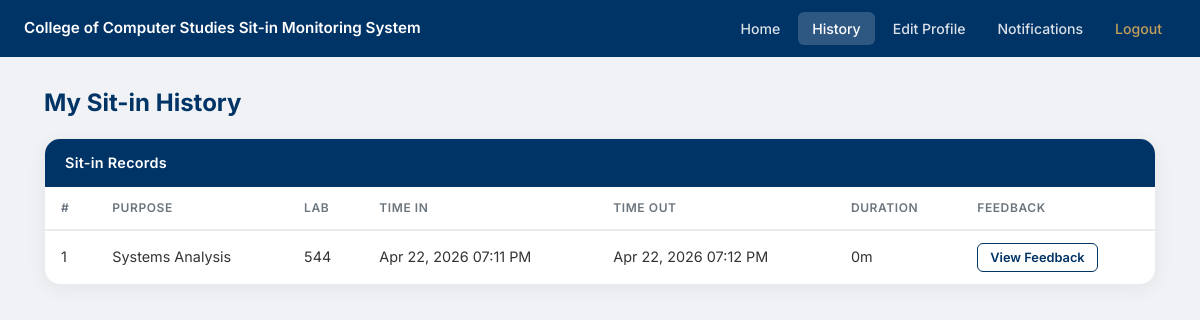
Screenshot of /user/history.php (signed in) with the database file from the repository.
### tables this page shows
CREATE TABLE `sit_in_records` (
  `id` int(11) NOT NULL,
  `student_id` int(11) NOT NULL,
  `purpose` varchar(100) NOT NULL,
  `lab` varchar(20) NOT NULL,
  `time_in` datetime DEFAULT current_timestamp(),
  `time_out` datetime DEFAULT NULL,
  `feedback` text DEFAULT NULL
);

### user/history.php (the view, shortened to what this page needs)
<?php
require_once '../includes/db.php';
$student_id = $_SESSION['student_id'];
$stmt = mysqli_prepare($conn,
    "SELECT r.id, r.purpose, r.lab, r.time_in, r.time_out, r.feedback
     FROM sit_in_records r
     WHERE r.student_id = ?
     ORDER BY r.time_in DESC"
);
mysqli_stmt_bind_param($stmt, 'i', $student_id);
mysqli_stmt_execute($stmt);
$result  = mysqli_stmt_get_result($stmt);
$records = mysqli_fetch_all($result, MYSQLI_ASSOC);
require_once '../includes/header.php';
?>
<?php require_once '../includes/navbar_user.php'; ?>
<div class="page-wrapper">
    <div class="container-fluid px-4">
        <h2 class="page-title">My Sit-in History</h2>
        <div class="card-uc">
            <div class="card-uc-header">Sit-in Records</div>
            <div class="card-uc-body p-0">
                <?php if (empty($records)): ?>
                    <div class="text-center text-muted py-5">No sit-in records found.</div>
                <?php else: ?>
                    <div class="table-responsive">
                        <table class="table-uc mb-0">
                            <thead>
                                <tr>
                                    <th>#</th>
                                    <th>Purpose</th>
                                    <th>Lab</th>
                                    <th>Time In</th>
                                    <th>Time Out</th>
                                    <th>Duration</th>
                                    <th>Feedback</th>
                                </tr>
                            </thead>
                            <tbody>
                                <?php foreach ($records as $i => $row): ?>
                                    <?php
                                        $duration = '—';
                                        if ($row['time_out']) {
                                            $in   = new DateTime($row['time_in']);
                                            $out  = new DateTime($row['time_out']);
                                            $diff = $in->diff($out);
                                            $duration = $diff->h > 0
                                                ? $diff->h . 'h ' . $diff->i . 'm'
                                                : $diff->i . 'm';
                                        }
                                        $has_feedback  = !empty($row['feedback']);
                                        $session_ended = !empty($row['time_out']);
                                    ?>
                                    <tr>
                                        <td><?= $i + 1 ?></td>
                                        <td><?= htmlspecialchars($row['purpose']) ?></td>
                                        <td><?= htmlspecialchars($row['lab']) ?></td>
                                        <td><?= date('M d, Y h:i A', strtotime($row['time_in'])) ?></td>
                                        <td>
                                            <?= $session_ended
                                                ? date('M d, Y h:i A', strtotime($row['time_out']))
                                                : '<span class="badge bg-success">Active</span>' ?>
                                        </td>
                                        <td><?= $duration ?></td>
                                        <td>
                                            <?php if ($has_feedback): ?>
                                                <button class="btn-outline-uc btn-sm"
                                                        onclick="openViewModal(<?= htmlspecialchars(json_encode($row['feedback'])) ?>)">
                                                    View Feedback
                                                </button>
                                            <?php else: ?>
                                                <span class="text-muted small">Session ongoing</span>
                                            <?php endif; ?>
                                        </td>
                                    </tr>
                                <?php endforeach; ?>
                            </tbody>
                        </table>
                    </div>
                <?php endif; ?>
            </div>
        </div>
    </div>
</div>
<?php require_once '../includes/footer.php'; ?>

### assets/style.css (style rules this page uses)
:root { --uc-blue: #003366; --ccs-purple: #5c2c90; --ccs-gold: #c5a059; --bg-light: #f0f2f5; --border: #e9ecef; --text-muted: #6c757d; }
body { background: var(--bg-light); font-family: 'Inter', sans-serif; min-height: 100vh; display: flex; flex-direction: column; align-items: center; justify-content: flex-start; }
.btn-outline-uc { background: white; color: var(--uc-blue); border: 1.5px solid var(--uc-blue); padding: 6px 16px; font-size: 0.82rem; font-weight: 600; border-radius: 6px; transition: background 0.2s, color 0.2s; cursor: pointer; text-decoration: none; display: inline-block; }
.btn-sm { padding: 4px 12px !important; font-size: 0.8rem !important; }
.page-wrapper { width: 100%; padding: 32px 20px 60px; }
.page-title { color: var(--uc-blue); font-weight: 700; font-size: 1.5rem; margin-bottom: 20px; }
.card-uc { background: white; border-radius: 16px; border: 1px solid var(--border); box-shadow: 0 4px 20px rgba(0, 0, 0, 0.06); overflow: hidden; }
.card-uc-header { background: var(--uc-blue); color: white; font-weight: 600; font-size: 0.9rem; padding: 13px 20px; letter-spacing: 0.02em; }
.card-uc-body { padding: 24px; }
.table-uc { width: 100%; border-collapse: collapse; font-size: 0.9rem; }
.table-uc thead tr { background-color: transparent; border-bottom: 2px solid var(--border); }
.table-uc thead th { padding: 12px 16px; color: var(--text-muted); font-weight: 600; font-size: 0.75rem; text-transform: uppercase; letter-spacing: 0.05em; white-space: nowrap; }
.table-uc tbody tr { border-bottom: 1px solid var(--border); transition: background 0.15s; }
.table-uc tbody tr:last-child { border-bottom: none; }
.table-uc tbody td { padding: 12px 16px; vertical-align: middle; color: #333; }

### rows the page displays
sit_in_records: purpose "Systems Analysis", lab "544", time_in "Apr 22, 2026 07:11 PM", time_out "Apr 22, 2026 07:12 PM", duration "0m"
